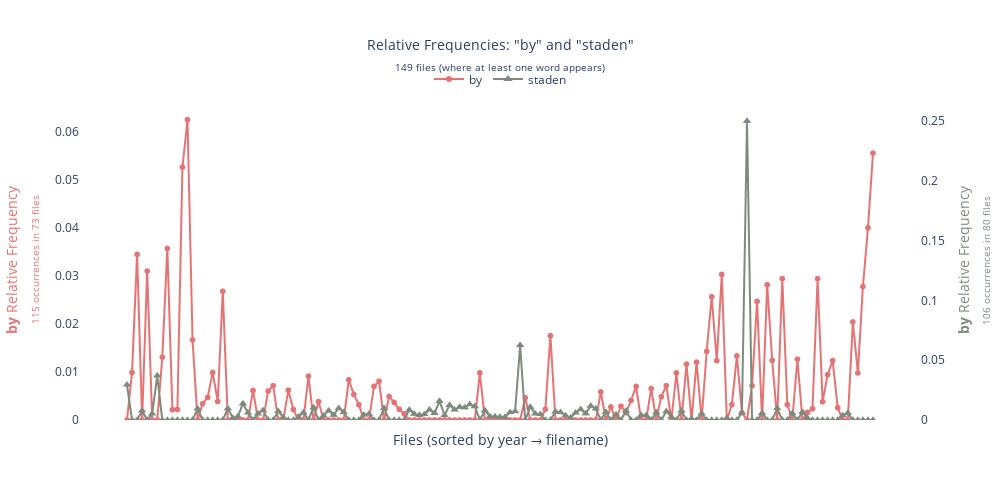

Source (notebook cell):
### Markdown cell above
As noted, automatic speech recognition and other machine listening techniques
have contributed toward making audiovisual archives searchable and computable.
In this case, the transcription of the intertitles allowed us to explore the
textual descriptions with simple word frequencies. Some rudimentary
observations can be made with regard to topics covered. Not surprisingly,
"Sweden", "Swedish" and the capital of "Stockholm" are among the most
frequently occurring words in the intertitle dataset. In terms of geography,
other frequently mentioned cities are "Gothenburg", "Paris" and "London". This
highlights the fact that the newsreel as a medium was highly transnational:
reels depicting current events were bought, exchanged and distributed across
Europe and the world
<cite id="ek61p"><a href="#zotero%7C22783102%2F685XZA23">(Chambers, Jönsson, and Winkel 2018)</a></cite>.
In terms of thematic coverage, it is also noteworthy that the word "staden", the
town (115 counts), and the word "by", village (106 counts), occur almost just
as frequently 
in the intertitle corpus. Whereas the word
"town" shows a concentration around the 1920s and 1930s, the word "by" is
distributed more evenly across the corpus. This is thought-provoking given that
the 1920s and 1930s have usually been described as a period of dramatic
transformation, and a time when modernity arrived in Sweden.

### Code cell
def create_frequency_scatter(df, word, color="salmon"):
  """
  Create a Plotly scatter plot showing relative frequencies (excluding zeros).

  Args:
      df: DataFrame with columns [filename, rel_frequency]
      word: The word being plotted (for title)
      color: Color for scatter points

  Returns:
      plotly.graph_objects.Figure
  """
  # Filter out zero frequencies to focus on files that contain the word
  df_nonzero = df[df["rel_frequency"] > 0].copy()
  df_nonzero = df_nonzero.sort_values("rel_frequency").reset_index(
    drop=True
  )

  fig = go.Figure()

  # Create line plot
  fig.add_trace(
    go.Scattergl(
      x=list(range(len(df_nonzero))),
      y=df_nonzero["rel_frequency"],
      mode="lines",
      line=dict(color=color, width=2),
      text=df_nonzero["filename"],
      hovertemplate=(
        "<b>%{text}</b><br>Relative "
        "Frequency: %{y:.5f}<extra></extra>"
      ),
      showlegend=False,
    )
  )

  # Configure layout
  fig.update_layout(
    title=dict(
      text=(
        f'Relative Frequencies for "{word}"<br><sub>{len(df_nonzero)}'
        f"files (excluding {len(df) - len(df_nonzero)} files with "
        "zero frequency)</sub>"
      ),
      x=0.5,
      xanchor="center",
      font=dict(size=14),
    ),
    xaxis=dict(
      title="Files (sorted by frequency)",
      rangemode="tozero",
    ),
    yaxis=dict(
      title="Relative Frequency",
      rangemode="tozero",
    ),
    plot_bgcolor="white",
    height=600,
  )

  return fig


def create_dual_axis_plot(color_by="#E57373", color_staden="#7D8B7D"):
  """
  Create a Plotly dual y-axis plot showing relative frequencies.

  Returns:
      plotly.graph_objects.Figure with dual y-axes
  """

  dual_df = corpus_df.query(
    "`count_by` > 0 | `count_staden` > 0"
  ).sort_values(["year", "file"])

  # Calculate statistics for y-axis labels
  total_by = int(corpus_df["count_by"].sum())
  files_by = int((corpus_df["count_by"] > 0).sum())
  total_staden = int(corpus_df["count_staden"].sum())
  files_staden = int((corpus_df["count_staden"] > 0).sum())

  fig = go.Figure()

  # Trace 1: by on left y-axis with circle markers
  fig.add_trace(
    go.Scattergl(
      x=dual_df["file"],
      y=dual_df["rel_by"],
      mode="lines+markers",
      name="by",
      line=dict(color=color_by, width=2),
      marker=dict(symbol="circle", size=6, color=color_by),
      customdata=dual_df[["count_by"]].values,
      hovertemplate=(
        "by: %{y:.5f} (%{customdata[0]:.0f} occurrences)"
        "<extra></extra>"
      ),
      yaxis="y1",
    )
  )

  # Trace 2: staden on right y-axis with triangle markers
  fig.add_trace(
    go.Scattergl(
      x=dual_df["file"],
      y=dual_df["rel_staden"],
      mode="lines+markers",
      name="staden",
      line=dict(color=color_staden, width=2),
      marker=dict(symbol="triangle-up", size=8, color=color_staden),
      customdata=dual_df[["count_staden"]].values,
      hovertemplate=(
        "staden: %{y:.5f} (%{customdata[0]:.0f} occurrences)"
        "<extra></extra>"
      ),
      yaxis="y2",
    )
  )

  # Configure layout with dual y-axes
  fig.update_layout(
    title=dict(
      text=f'Relative Frequencies: "by" and "staden"<br>'
      f"<sub>{len(dual_df)} files (where at least one word appears)</sub>",
      x=0.5,
      xanchor="center",
      font=dict(size=14),
    ),
    xaxis=dict(
      title="Files (sorted by year → filename)",
      showticklabels=False,
      type="category",
    ),
    yaxis=dict(
      title=dict(
        text=(
          f'<b style="color:{color_by}">by</b> Relative Frequency<br>'
          f'<sub>{total_by} occurrences in {files_by} files</sub>'
          ),
        font=dict(color=color_by),
      ),
      rangemode="tozero",
      side="left",
    ),
    yaxis2=dict(
      title=dict(
        text=(
          f'<b style="color:{color_staden}">by</b> Relative Frequency'
          f'<br><sub>{total_staden} occurrences in {files_staden} '
          'files</sub>'),
        font=dict(color=color_staden),
      ),
      rangemode="tozero",
      overlaying="y",
      side="right",
    ),
    plot_bgcolor="white",
    height=500,
    width=1000,
    hovermode="x unified",
    legend=dict(
      orientation="h",
      yanchor="bottom",
      y=1.02,
      xanchor="center",
      x=0.5,
    ),
  )

  if not local:
    return fig

  file = root / "media" / "by-staden.jpg"

  fig.write_image(file)

  return Image(file)


def make_by_stad_plot():
  return create_dual_axis_plot(
    color_by="#E57373", color_staden="#7D8B7D"
  )


display(
  make_by_stad_plot(),
  width=1000,
  metadata={
    "jdh": {
      "module": "object",
      "object": {
        "tags": ["figure-by-staden-*"],
        "type": "image",
        "source": [
          "Two charts display the occurrences of _staden_ (city) "
          "and _by_ (village) in the intertitle dataset from the "
          "Journal Digital collection—where they appear almost the "
          "same amount of times. The films have archival names "
          "(such as SF200) with an added year."
          "\n"
          "[ Del ? ]"
        ],
      },
    }
  },
)

### Figure 1 — Plotly figure (JSON) as saved in the notebook; plotly's stock layout.template omitted (floating-point values rounded to 4 significant figures; data arrays with more than 128 entries replaced by an {"elided": "..."} marker saying what was removed)
{"data": [{"customdata": {"elided": "149x1 int values"}, "hovertemplate": "by: %{y:.5f} (%{customdata[0]:.0f} occurrences)<extra></extra>", "line": {"color": "#E57373", "width": 2}, "marker": {"color": "#E57373", "size": 6, "symbol": "circle"}, "mode": "lines+markers", "name": "by", "type": "scattergl", "x": {"elided": "149 str values"}, "y": {"elided": "149 float values"}, "yaxis": "y"}, {"customdata": {"elided": "149x1 int values"}, "hovertemplate": "staden: %{y:.5f} (%{customdata[0]:.0f} occurrences)<extra></extra>", "line": {"color": "#7D8B7D", "width": 2}, "marker": {"color": "#7D8B7D", "size": 8, "symbol": "triangle-up"}, "mode": "lines+markers", "name": "staden", "type": "scattergl", "x": {"elided": "149 str values"}, "y": {"elided": "149 float values"}, "yaxis": "y2"}], "layout": {"height": 500, "hovermode": "x unified", "legend": {"orientation": "h", "x": 0.5, "xanchor": "center", "y": 1.02, "yanchor": "bottom"}, "plot_bgcolor": "white", "title": {"font": {"size": 14}, "text": "Relative Frequencies: \"by\" and \"staden\"<br><sub>149 files (where at least one word appears)</sub>", "x": 0.5, "xanchor": "center"}, "width": 1000, "xaxis": {"showticklabels": false, "title": {"text": "Files (sorted by year → filename)"}, "type": "category"}, "yaxis": {"rangemode": "tozero", "side": "left", "title": {"font": {"color": "#E57373"}, "text": "<b style=\"color:#E57373\">by</b> Relative Frequency<br><sub>115 occurrences in 73 files</sub>"}}, "yaxis2": {"overlaying": "y", "rangemode": "tozero", "side": "right", "title": {"font": {"color": "#7D8B7D"}, "text": "<b style=\"color:#7D8B7D\">by</b> Relative Frequency<br><sub>106 occurrences in 80 files</sub>"}}}}
